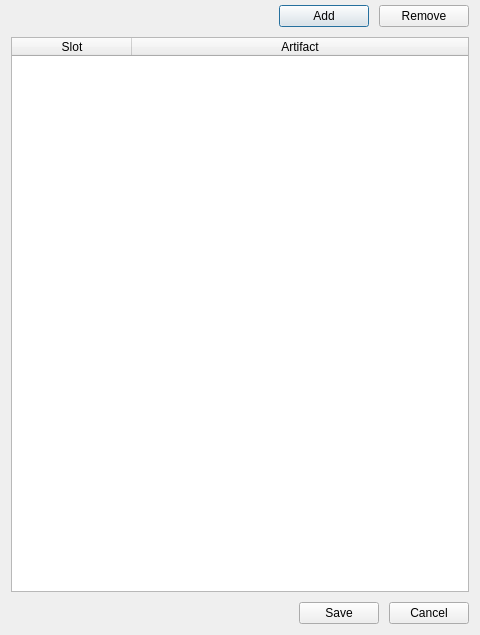
<?xml version="1.0" encoding="UTF-8"?>
<ui version="4.0">
 <class>HeroArtifactsWidget</class>
 <widget class="QDialog" name="HeroArtifactsWidget">
  <property name="windowModality">
   <enum>Qt::WindowModality::NonModal</enum>
  </property>
  <property name="geometry">
   <rect>
    <x>0</x>
    <y>0</y>
    <width>480</width>
    <height>635</height>
   </rect>
  </property>
  <property name="sizePolicy">
   <sizepolicy hsizetype="MinimumExpanding" vsizetype="MinimumExpanding">
    <horstretch>0</horstretch>
    <verstretch>0</verstretch>
   </sizepolicy>
  </property>
  <property name="minimumSize">
   <size>
    <width>480</width>
    <height>480</height>
   </size>
  </property>
  <property name="windowTitle">
   <string>Artifacts</string>
  </property>
  <property name="modal">
   <bool>true</bool>
  </property>
  <layout class="QVBoxLayout" name="verticalLayout">
   <property name="spacing">
    <number>10</number>
   </property>
   <property name="topMargin">
    <number>5</number>
   </property>
   <item>
    <layout class="QHBoxLayout" name="horizontalLayout">
     <property name="topMargin">
      <number>0</number>
     </property>
     <item>
      <spacer name="horizontalSpacer">
       <property name="orientation">
        <enum>Qt::Orientation::Horizontal</enum>
       </property>
       <property name="sizeHint" stdset="0">
        <size>
         <width>40</width>
         <height>20</height>
        </size>
       </property>
      </spacer>
     </item>
     <item>
      <widget class="QPushButton" name="addButton">
       <property name="enabled">
        <bool>true</bool>
       </property>
       <property name="minimumSize">
        <size>
         <width>90</width>
         <height>0</height>
        </size>
       </property>
       <property name="text">
        <string>Add</string>
       </property>
      </widget>
     </item>
     <item>
      <widget class="QPushButton" name="removeButton">
       <property name="enabled">
        <bool>true</bool>
       </property>
       <property name="minimumSize">
        <size>
         <width>90</width>
         <height>0</height>
        </size>
       </property>
       <property name="text">
        <string>Remove</string>
       </property>
      </widget>
     </item>
    </layout>
   </item>
   <item>
    <widget class="QTableWidget" name="artifacts">
     <property name="enabled">
      <bool>true</bool>
     </property>
     <property name="horizontalScrollBarPolicy">
      <enum>Qt::ScrollBarPolicy::ScrollBarAlwaysOff</enum>
     </property>
     <property name="sizeAdjustPolicy">
      <enum>QAbstractScrollArea::SizeAdjustPolicy::AdjustToContents</enum>
     </property>
     <property name="editTriggers">
      <set>QAbstractItemView::EditTrigger::NoEditTriggers</set>
     </property>
     <property name="selectionMode">
      <enum>QAbstractItemView::SelectionMode::SingleSelection</enum>
     </property>
     <property name="selectionBehavior">
      <enum>QAbstractItemView::SelectionBehavior::SelectRows</enum>
     </property>
     <attribute name="horizontalHeaderVisible">
      <bool>true</bool>
     </attribute>
     <attribute name="horizontalHeaderDefaultSectionSize">
      <number>120</number>
     </attribute>
     <attribute name="horizontalHeaderStretchLastSection">
      <bool>true</bool>
     </attribute>
     <attribute name="verticalHeaderVisible">
      <bool>false</bool>
     </attribute>
     <attribute name="verticalHeaderDefaultSectionSize">
      <number>26</number>
     </attribute>
     <column>
      <property name="text">
       <string>Slot</string>
      </property>
     </column>
     <column>
      <property name="text">
       <string>Artifact</string>
      </property>
     </column>
    </widget>
   </item>
   <item>
    <layout class="QHBoxLayout" name="horizontalLayoutBottom">
     <item>
      <spacer name="horizontalSpacerBottom">
       <property name="orientation">
        <enum>Qt::Orientation::Horizontal</enum>
       </property>
       <property name="sizeHint" stdset="0">
        <size>
         <width>40</width>
         <height>20</height>
        </size>
       </property>
      </spacer>
     </item>
     <item>
      <widget class="QPushButton" name="saveButton">
       <property name="text">
        <string>Save</string>
       </property>
      </widget>
     </item>
     <item>
      <widget class="QPushButton" name="cancelButton">
       <property name="text">
        <string>Cancel</string>
       </property>
      </widget>
     </item>
    </layout>
   </item>
  </layout>
 </widget>
 <resources/>
 <connections/>
</ui>
